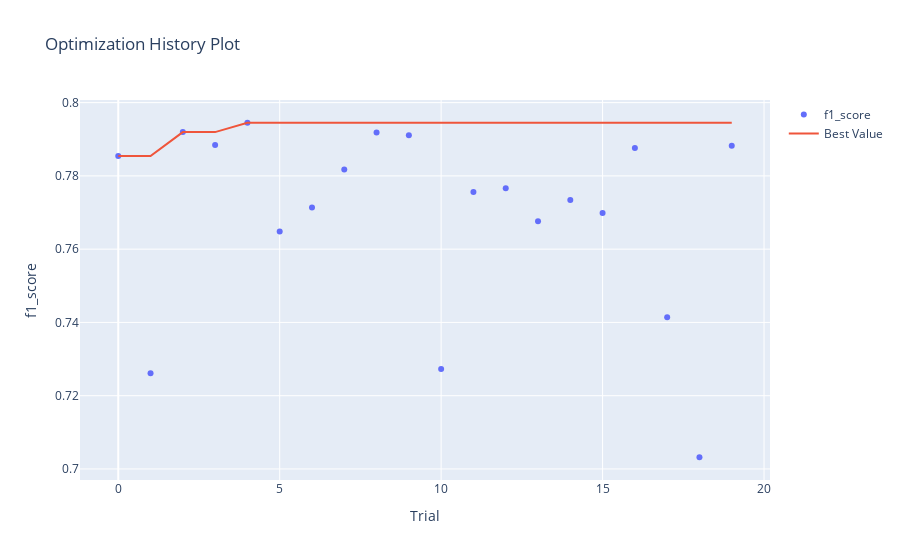

The code cell stored with this chart in its notebook:
### Code cell
optuna.visualization.plot_optimization_history(study_l12, target_name="f1_score")

### Figure 1 — Plotly figure (JSON) as saved in the notebook; plotly's stock layout.template omitted (floating-point values rounded to 4 significant figures)
{"data": [{"mode": "markers", "name": "f1_score", "type": "scatter", "x": [0, 1, 2, 3, 4, 5, 6, 7, 8, 9, 10, 11, 12, 13, 14, 15, 16, 17, 18, 19], "y": [0.7854, 0.7261, 0.792, 0.7885, 0.7945, 0.7648, 0.7714, 0.7817, 0.7918, 0.7911, 0.7273, 0.7756, 0.7766, 0.7676, 0.7734, 0.7699, 0.7876, 0.7414, 0.7032, 0.7882]}, {"name": "Best Value", "type": "scatter", "x": [0, 1, 2, 3, 4, 5, 6, 7, 8, 9, 10, 11, 12, 13, 14, 15, 16, 17, 18, 19], "y": [0.7854, 0.7854, 0.792, 0.792, 0.7945, 0.7945, 0.7945, 0.7945, 0.7945, 0.7945, 0.7945, 0.7945, 0.7945, 0.7945, 0.7945, 0.7945, 0.7945, 0.7945, 0.7945, 0.7945]}], "layout": {"title": {"text": "Optimization History Plot"}, "xaxis": {"title": {"text": "Trial"}}, "yaxis": {"title": {"text": "f1_score"}}}}
